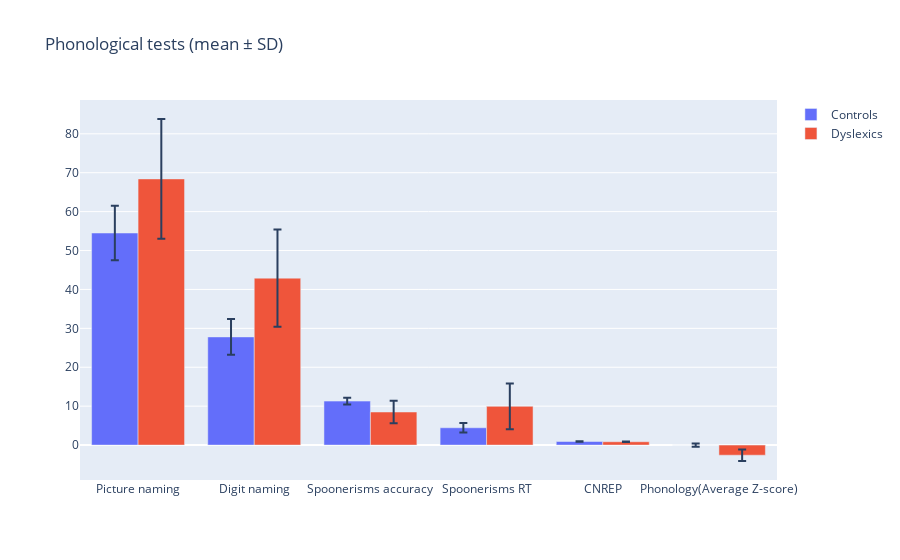

The notebook cell saved with this chart:
### Markdown cell above
#### Phonological Tests <a name="phonological-tests"></a>

The subjects were evaluated on the following phonological tests:
- **Automatic picture naming** - the subjects had to name 50 pictures of 5 objects as fast as possible
- **Automatic digit naming** - the subjects had to name 50 digits from two lists of 50 digits as fast as possible
- **Spoonerisms** - the subjects had to swap the initial phonemes after hearing a pair of words and pronounce it (eg. basket-lemon becomes lasket bemon). This was done on 12 pairs of words
- **Children's Test of Non-word repetition (CNREP)** - the subject had to repeat the non-word they heard immediattely upon hearing it. 40 non-words were used for the testing

In the bar chart with error bars below, the data for spoonerisms is shown in 2 categories - one for accuracy (correct response out of 12 total) and the other for the time it took the subject to respond (reaction time in seconds).

Based on the results, the subjects that are dyslexic performed significantly worse than the control subjects in all categories. The Z-scores were averaged from the first 5 variables in the chart plus the WMI. Deviance analysis on the Z-scores revealed that all dyslexics and one control have abnormal phonological performaance. This concludes that all dyslexics in the sample suffer from phonological deficit, making the relationship between dyslexia and phonological disorder strong.

### Code cell
fig = go.Figure()

labels_phono = ['Picture naming', 'Digit naming', 'Spoonerisms accuracy', 'Spoonerisms RT', 'CNREP', 'Phonology(Average Z-score)']
controls_mean_values_phono = [54.5, 27.8, 11.3, 4.45, 0.92, 0]
dyslexics_mean_values_phono = [68.4, 42.9, 8.5, 9.96, 0.86, -2.6]

controls_standard_deviation_values_phono = [7.0, 4.6, 0.87, 1.21, 0.05, 0.42]
dyslexics_standard_deviation_values_phono = [15.4, 12.5, 2.9, 5.88, 0.06, 1.49]

fig.add_trace(go.Bar(
    name='Controls',
    x=labels_phono, 
    y=controls_mean_values_phono,
    error_y=dict(type='data', array=controls_standard_deviation_values_phono)
))
fig.add_trace(go.Bar(
    name='Dyslexics',
    x=labels_phono, 
    y=dyslexics_mean_values_phono,
    error_y=dict(type='data', array=dyslexics_standard_deviation_values_phono)
))


fig.update_layout(barmode='group', title='Phonological tests (mean \u00B1 SD)')
plotly.offline.iplot(fig, filename="Figure 2")

### Figure 1 — Plotly figure (JSON) as saved in the notebook; plotly's stock layout.template omitted (floating-point values rounded to 4 significant figures)
{"data": [{"error_y": {"array": [7, 4.6, 0.87, 1.21, 0.05, 0.42], "type": "data"}, "name": "Controls", "type": "bar", "x": ["Picture naming", "Digit naming", "Spoonerisms accuracy", "Spoonerisms RT", "CNREP", "Phonology(Average Z-score)"], "y": [54.5, 27.8, 11.3, 4.45, 0.92, 0]}, {"error_y": {"array": [15.4, 12.5, 2.9, 5.88, 0.06, 1.49], "type": "data"}, "name": "Dyslexics", "type": "bar", "x": ["Picture naming", "Digit naming", "Spoonerisms accuracy", "Spoonerisms RT", "CNREP", "Phonology(Average Z-score)"], "y": [68.4, 42.9, 8.5, 9.96, 0.86, -2.6]}], "layout": {"barmode": "group", "title": {"text": "Phonological tests (mean ± SD)"}}}
